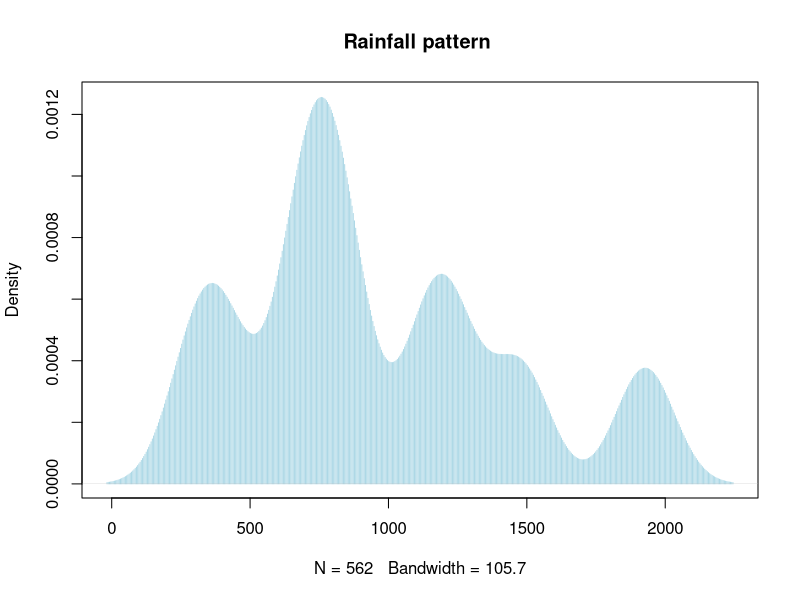
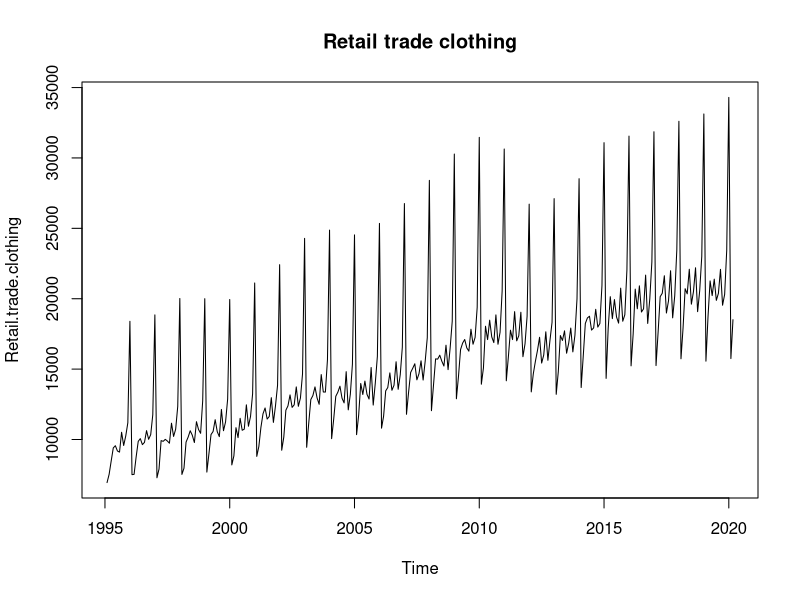

Source code (R) for these figures, in order:
# ts(data,start,end,frequency)

# data- vector,matrix or df col
# start-  first observation
# end- last obervation

# 12 => every month in  a year
# 4 => quaters a year from
# 6 => every 10 mins in a hour
# 24*6 = > every 10 mins in a day

a = round(runif(10,100,2000),2)
b = round(runif(10,100,2000),2)

result = ts(matrix(a,b),start(2012,1),frequency=12)
# print(result)
# plot(result,type='h')

plot(density(result),type='h',col='light blue',main="Rainfall pattern ")

# hist(result,ylab="Density",col=c('light yellow','pink','light blue','light green'),main="Rainfall pattern")

# aparna's code

vec=c(1100,699,899,1230,120,420,955,845,566,240,1070,900)
t<-ts(vec,start=c(2012,1),freq=12)
# p=density(t)
# plot(p,col="red",main="density distribution",type='h')

data = read.csv('data.csv')
print(head(data))
result = ts(data,start=c(1995,2),frequency=12)
print(plot(result,main="Retail trade clothing"))
# print(plot(density(result),main="Retail trade clothing"))
print(summary(result))